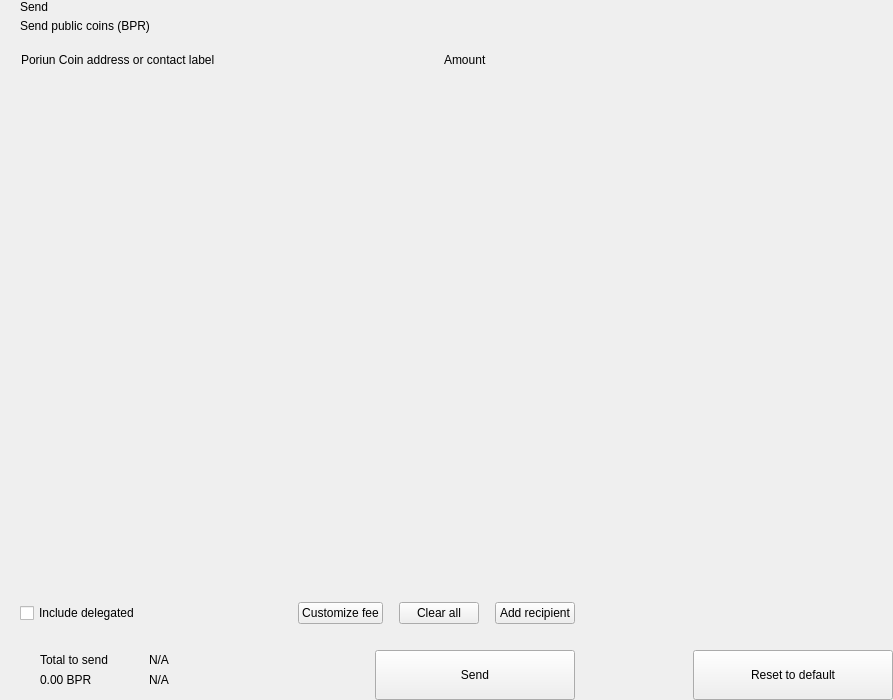
<?xml version="1.0" encoding="UTF-8"?>
<ui version="4.0">
 <class>send</class>
 <widget class="QWidget" name="send">
  <property name="geometry">
   <rect>
    <x>0</x>
    <y>0</y>
    <width>893</width>
    <height>700</height>
   </rect>
  </property>
  <property name="windowTitle">
   <string>Form</string>
  </property>
  <layout class="QHBoxLayout" name="horizontalLayout_2" stretch="2,1">
   <property name="spacing">
    <number>0</number>
   </property>
   <property name="leftMargin">
    <number>0</number>
   </property>
   <property name="topMargin">
    <number>0</number>
   </property>
   <property name="rightMargin">
    <number>0</number>
   </property>
   <property name="bottomMargin">
    <number>0</number>
   </property>
   <item>
    <widget class="QWidget" name="left" native="true">
     <layout class="QVBoxLayout" name="verticalLayout_3">
      <property name="spacing">
       <number>0</number>
      </property>
      <property name="leftMargin">
       <number>0</number>
      </property>
      <property name="topMargin">
       <number>0</number>
      </property>
      <property name="rightMargin">
       <number>0</number>
      </property>
      <property name="bottomMargin">
       <number>0</number>
      </property>
      <item>
       <layout class="QVBoxLayout" name="verticalLayout_22" stretch="0,0,0,1,0,0,0,0">
        <property name="spacing">
         <number>0</number>
        </property>
        <item>
         <layout class="QHBoxLayout" name="horizontalLayout_3">
          <property name="spacing">
           <number>0</number>
          </property>
          <property name="leftMargin">
           <number>20</number>
          </property>
          <property name="rightMargin">
           <number>20</number>
          </property>
          <item>
           <layout class="QVBoxLayout" name="verticalLayout">
            <property name="spacing">
             <number>5</number>
            </property>
            <item>
             <widget class="QLabel" name="labelTitle">
              <property name="text">
               <string>Send</string>
              </property>
              <property name="alignment">
               <set>Qt::AlignLeading|Qt::AlignLeft|Qt::AlignVCenter</set>
              </property>
             </widget>
            </item>
            <item>
             <widget class="QLabel" name="labelSubtitle1">
              <property name="text">
               <string>Send public coins (BPR)</string>
              </property>
             </widget>
            </item>
           </layout>
          </item>
          <item>
           <spacer name="horizontalSpacer">
            <property name="orientation">
             <enum>Qt::Horizontal</enum>
            </property>
            <property name="sizeHint" stdset="0">
             <size>
              <width>40</width>
              <height>20</height>
             </size>
            </property>
           </spacer>
          </item>
         </layout>
        </item>
        <item>
         <spacer name="verticalSpacer_2">
          <property name="orientation">
           <enum>Qt::Vertical</enum>
          </property>
          <property name="sizeType">
           <enum>QSizePolicy::Fixed</enum>
          </property>
          <property name="sizeHint" stdset="0">
           <size>
            <width>20</width>
            <height>20</height>
           </size>
          </property>
         </spacer>
        </item>
        <item>
         <layout class="QHBoxLayout" name="horizontalLayout" stretch="6,0,2">
          <property name="spacing">
           <number>0</number>
          </property>
          <property name="leftMargin">
           <number>10</number>
          </property>
          <property name="topMargin">
           <number>0</number>
          </property>
          <property name="rightMargin">
           <number>20</number>
          </property>
          <property name="bottomMargin">
           <number>0</number>
          </property>
          <item>
           <widget class="QLabel" name="labelSubtitleAddress">
            <property name="styleSheet">
             <string notr="true">margin-left:8px;</string>
            </property>
            <property name="text">
             <string>Poriun Coin address or contact label</string>
            </property>
           </widget>
          </item>
          <item>
           <spacer name="horizontalSpacer_3">
            <property name="orientation">
             <enum>Qt::Horizontal</enum>
            </property>
            <property name="sizeType">
             <enum>QSizePolicy::Fixed</enum>
            </property>
            <property name="sizeHint" stdset="0">
             <size>
              <width>40</width>
              <height>1</height>
             </size>
            </property>
           </spacer>
          </item>
          <item>
           <widget class="QLabel" name="labelSubtitleAmount">
            <property name="text">
             <string>Amount</string>
            </property>
           </widget>
          </item>
         </layout>
        </item>
        <item>
         <widget class="QScrollArea" name="scrollArea">
          <property name="minimumSize">
           <size>
            <width>0</width>
            <height>350</height>
           </size>
          </property>
          <property name="styleSheet">
           <string notr="true">#scrollArea {
            background:transparent;
            margin-top:10px;
}</string>
          </property>
          <property name="horizontalScrollBarPolicy">
           <enum>Qt::ScrollBarAlwaysOff</enum>
          </property>
          <property name="sizeAdjustPolicy">
           <enum>QAbstractScrollArea::AdjustIgnored</enum>
          </property>
          <property name="widgetResizable">
           <bool>true</bool>
          </property>
          <property name="alignment">
           <set>Qt::AlignLeading|Qt::AlignLeft|Qt::AlignTop</set>
          </property>
          <widget class="QWidget" name="scrollAreaWidgetContents">
           <property name="geometry">
            <rect>
             <x>0</x>
             <y>0</y>
             <width>591</width>
             <height>16</height>
            </rect>
           </property>
           <property name="sizePolicy">
            <sizepolicy hsizetype="Preferred" vsizetype="Maximum">
             <horstretch>0</horstretch>
             <verstretch>0</verstretch>
            </sizepolicy>
           </property>
           <property name="autoFillBackground">
            <bool>false</bool>
           </property>
           <property name="styleSheet">
            <string notr="true">#scrollAreaWidgetContents {
             background:transparent;
             }</string>
           </property>
           <layout class="QVBoxLayout" name="verticalLayout_7">
            <property name="spacing">
             <number>0</number>
            </property>
            <property name="sizeConstraint">
             <enum>QLayout::SetDefaultConstraint</enum>
            </property>
            <property name="leftMargin">
             <number>0</number>
            </property>
            <property name="topMargin">
             <number>0</number>
            </property>
            <property name="rightMargin">
             <number>0</number>
            </property>
            <property name="bottomMargin">
             <number>0</number>
            </property>
           </layout>
          </widget>
         </widget>
        </item>
        <item>
         <spacer name="verticalSpacer_4">
          <property name="orientation">
           <enum>Qt::Vertical</enum>
          </property>
          <property name="sizeType">
           <enum>QSizePolicy::Fixed</enum>
          </property>
          <property name="sizeHint" stdset="0">
           <size>
            <width>20</width>
            <height>20</height>
           </size>
          </property>
         </spacer>
        </item>
        <item>
         <layout class="QHBoxLayout" name="horizontalLayout_20">
          <property name="spacing">
           <number>6</number>
          </property>
          <property name="leftMargin">
           <number>20</number>
          </property>
          <property name="rightMargin">
           <number>20</number>
          </property>
          <item>
           <widget class="QCheckBox" name="checkBoxDelegations">
            <property name="layoutDirection">
             <enum>Qt::LeftToRight</enum>
            </property>
            <property name="text">
             <string>Include delegated</string>
            </property>
           </widget>
          </item>
          <item>
           <spacer name="horizontalSpacer_4">
            <property name="orientation">
             <enum>Qt::Horizontal</enum>
            </property>
            <property name="sizeHint" stdset="0">
             <size>
              <width>10</width>
              <height>20</height>
             </size>
            </property>
           </spacer>
          </item>
          <item>
           <widget class="QPushButton" name="pushButtonFee">
            <property name="focusPolicy">
             <enum>Qt::NoFocus</enum>
            </property>
            <property name="text">
             <string>Customize fee</string>
            </property>
           </widget>
          </item>
          <item>
           <spacer name="horizontalSpacer_11">
            <property name="orientation">
             <enum>Qt::Horizontal</enum>
            </property>
            <property name="sizeType">
             <enum>QSizePolicy::Minimum</enum>
            </property>
            <property name="sizeHint" stdset="0">
             <size>
              <width>10</width>
              <height>20</height>
             </size>
            </property>
           </spacer>
          </item>
          <item>
           <widget class="QPushButton" name="pushButtonClear">
            <property name="focusPolicy">
             <enum>Qt::NoFocus</enum>
            </property>
            <property name="layoutDirection">
             <enum>Qt::RightToLeft</enum>
            </property>
            <property name="text">
             <string>Clear all</string>
            </property>
           </widget>
          </item>
          <item>
           <spacer name="horizontalSpacer_6">
            <property name="orientation">
             <enum>Qt::Horizontal</enum>
            </property>
            <property name="sizeType">
             <enum>QSizePolicy::Fixed</enum>
            </property>
            <property name="sizeHint" stdset="0">
             <size>
              <width>10</width>
              <height>20</height>
             </size>
            </property>
           </spacer>
          </item>
          <item>
           <widget class="QPushButton" name="pushButtonAddRecipient">
            <property name="focusPolicy">
             <enum>Qt::NoFocus</enum>
            </property>
            <property name="text">
             <string>Add recipient</string>
            </property>
           </widget>
          </item>
         </layout>
        </item>
        <item>
         <spacer name="verticalSpacer">
          <property name="orientation">
           <enum>Qt::Vertical</enum>
          </property>
          <property name="sizeType">
           <enum>QSizePolicy::Fixed</enum>
          </property>
          <property name="sizeHint" stdset="0">
           <size>
            <width>20</width>
            <height>16</height>
           </size>
          </property>
         </spacer>
        </item>
        <item>
         <layout class="QHBoxLayout" name="horizontalLayout_7">
          <property name="rightMargin">
           <number>20</number>
          </property>
          <item>
           <layout class="QHBoxLayout" name="horizontalLayout_10">
            <property name="spacing">
             <number>0</number>
            </property>
            <property name="leftMargin">
             <number>8</number>
            </property>
            <item>
             <widget class="QStackedWidget" name="stackedWidget">
              <property name="minimumSize">
               <size>
                <width>0</width>
                <height>60</height>
               </size>
              </property>
              <property name="maximumSize">
               <size>
                <width>16777215</width>
                <height>60</height>
               </size>
              </property>
              <widget class="QWidget" name="page1">
               <layout class="QVBoxLayout" name="verticalLayout_71" stretch="0">
                <property name="spacing">
                 <number>6</number>
                </property>
                <property name="leftMargin">
                 <number>12</number>
                </property>
                <property name="topMargin">
                 <number>0</number>
                </property>
                <property name="rightMargin">
                 <number>0</number>
                </property>
                <property name="bottomMargin">
                 <number>0</number>
                </property>
                <item>
                 <widget class="QWidget" name="coinWidget" native="true">
                  <property name="minimumSize">
                   <size>
                    <width>0</width>
                    <height>60</height>
                   </size>
                  </property>
                  <property name="maximumSize">
                   <size>
                    <width>16777215</width>
                    <height>60</height>
                   </size>
                  </property>
                  <layout class="QHBoxLayout" name="horizontalLayout_9">
                   <property name="spacing">
                    <number>0</number>
                   </property>
                   <property name="leftMargin">
                    <number>20</number>
                   </property>
                   <property name="topMargin">
                    <number>10</number>
                   </property>
                   <property name="rightMargin">
                    <number>20</number>
                   </property>
                   <property name="bottomMargin">
                    <number>10</number>
                   </property>
                   <item>
                    <layout class="QVBoxLayout" name="verticalSend">
                     <property name="spacing">
                      <number>0</number>
                     </property>
                     <item>
                      <widget class="QLabel" name="labelTitleTotalSend">
                       <property name="text">
                        <string>Total to send</string>
                       </property>
                      </widget>
                     </item>
                     <item>
                      <widget class="QLabel" name="labelAmountSend">
                       <property name="text">
                        <string notr="true">0.00 BPR</string>
                       </property>
                      </widget>
                     </item>
                    </layout>
                   </item>
                   <item>
                    <spacer name="horizontalSpacer_9">
                     <property name="orientation">
                      <enum>Qt::Horizontal</enum>
                     </property>
                     <property name="sizeType">
                      <enum>QSizePolicy::Fixed</enum>
                     </property>
                     <property name="sizeHint" stdset="0">
                      <size>
                       <width>20</width>
                       <height>20</height>
                      </size>
                     </property>
                    </spacer>
                   </item>
                   <item>
                    <widget class="QLabel" name="labelLine">
                     <property name="minimumSize">
                      <size>
                       <width>1</width>
                       <height>0</height>
                      </size>
                     </property>
                     <property name="maximumSize">
                      <size>
                       <width>1</width>
                       <height>16777215</height>
                      </size>
                     </property>
                     <property name="text">
                      <string/>
                     </property>
                    </widget>
                   </item>
                   <item>
                    <spacer name="horizontalSpacer_10">
                     <property name="orientation">
                      <enum>Qt::Horizontal</enum>
                     </property>
                     <property name="sizeType">
                      <enum>QSizePolicy::Fixed</enum>
                     </property>
                     <property name="sizeHint" stdset="0">
                      <size>
                       <width>20</width>
                       <height>20</height>
                      </size>
                     </property>
                    </spacer>
                   </item>
                   <item>
                    <layout class="QVBoxLayout" name="verticalRemaining">
                     <property name="spacing">
                      <number>0</number>
                     </property>
                     <item>
                      <widget class="QLabel" name="labelTitleTotalRemaining">
                       <property name="text">
                        <string notr="true">N/A</string>
                       </property>
                      </widget>
                     </item>
                     <item>
                      <widget class="QLabel" name="labelAmountRemaining">
                       <property name="text">
                        <string notr="true">N/A</string>
                       </property>
                      </widget>
                     </item>
                    </layout>
                   </item>
                  </layout>
                 </widget>
                </item>
               </layout>
              </widget>
              <widget class="QWidget" name="page_2"/>
             </widget>
            </item>
           </layout>
          </item>
          <item>
           <spacer name="horizontalSpacer_5">
            <property name="orientation">
             <enum>Qt::Horizontal</enum>
            </property>
            <property name="sizeType">
             <enum>QSizePolicy::Expanding</enum>
            </property>
            <property name="sizeHint" stdset="0">
             <size>
              <width>40</width>
              <height>20</height>
             </size>
            </property>
           </spacer>
          </item>
          <item alignment="Qt::AlignBottom">
           <widget class="QPushButton" name="pushButtonSave">
            <property name="minimumSize">
             <size>
              <width>200</width>
              <height>50</height>
             </size>
            </property>
            <property name="maximumSize">
             <size>
              <width>200</width>
              <height>50</height>
             </size>
            </property>
            <property name="focusPolicy">
             <enum>Qt::NoFocus</enum>
            </property>
            <property name="text">
             <string>Send</string>
            </property>
           </widget>
          </item>
         </layout>
        </item>
       </layout>
      </item>
     </layout>
    </widget>
   </item>
   <item>
    <widget class="QWidget" name="right" native="true">
     <layout class="QVBoxLayout" name="verticalLayout_5">
      <property name="leftMargin">
       <number>0</number>
      </property>
      <property name="topMargin">
       <number>0</number>
      </property>
      <property name="rightMargin">
       <number>0</number>
      </property>
      <property name="bottomMargin">
       <number>0</number>
      </property>
      <item>
       <layout class="QVBoxLayout" name="verticalLayout_4">
        <property name="spacing">
         <number>6</number>
        </property>
        <item>
         <widget class="OptionButton" name="btnCoinControl" native="true">
          <property name="minimumSize">
           <size>
            <width>0</width>
            <height>50</height>
           </size>
          </property>
         </widget>
        </item>
        <item>
         <widget class="OptionButton" name="btnChangeAddress" native="true">
          <property name="minimumSize">
           <size>
            <width>0</width>
            <height>50</height>
           </size>
          </property>
         </widget>
        </item>
        <item>
         <widget class="OptionButton" name="btnUri" native="true">
          <property name="minimumSize">
           <size>
            <width>0</width>
            <height>50</height>
           </size>
          </property>
         </widget>
        </item>
        <item>
         <spacer name="verticalSpacer_5">
          <property name="orientation">
           <enum>Qt::Vertical</enum>
          </property>
          <property name="sizeHint" stdset="0">
           <size>
            <width>20</width>
            <height>40</height>
           </size>
          </property>
         </spacer>
        </item>
        <item>
         <layout class="QHBoxLayout" name="horizontalLayout_8">
          <item>
           <spacer name="horizontalSpacer_7">
            <property name="orientation">
             <enum>Qt::Horizontal</enum>
            </property>
            <property name="sizeHint" stdset="0">
             <size>
              <width>40</width>
              <height>20</height>
             </size>
            </property>
           </spacer>
          </item>
          <item>
           <widget class="QPushButton" name="pushButtonReset">
            <property name="minimumSize">
             <size>
              <width>200</width>
              <height>50</height>
             </size>
            </property>
            <property name="maximumSize">
             <size>
              <width>200</width>
              <height>50</height>
             </size>
            </property>
            <property name="focusPolicy">
             <enum>Qt::NoFocus</enum>
            </property>
            <property name="text">
             <string>Reset to default</string>
            </property>
           </widget>
          </item>
         </layout>
        </item>
       </layout>
      </item>
     </layout>
    </widget>
   </item>
  </layout>
 </widget>
 <customwidgets>
  <customwidget>
   <class>OptionButton</class>
   <extends>QWidget</extends>
   <header>qt/poriun/optionbutton.h</header>
   <container>1</container>
  </customwidget>
 </customwidgets>
 <resources/>
 <connections/>
</ui>
